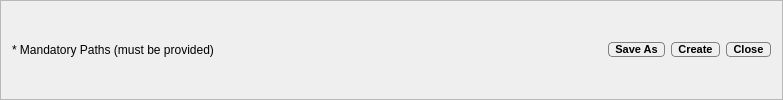
       <widget class="QFrame" name="end_frame">
        <property name="frameShape">
         <enum>QFrame::StyledPanel</enum>
        </property>
        <property name="frameShadow">
         <enum>QFrame::Raised</enum>
        </property>
        <layout class="QHBoxLayout" name="horizontalLayout">
         <item>
          <widget class="QLabel" name="label_2">
           <property name="text">
            <string>* Mandatory Paths (must be provided)</string>
           </property>
          </widget>
         </item>
         <item>
          <widget class="QLabel" name="sel_test_info_label">
           <property name="text">
            <string/>
           </property>
          </widget>
         </item>
         <item>
          <spacer name="horizontalSpacer_3">
           <property name="orientation">
            <enum>Qt::Horizontal</enum>
           </property>
           <property name="sizeHint" stdset="0">
            <size>
             <width>375</width>
             <height>13</height>
            </size>
           </property>
          </spacer>
         </item>
         <item>
          <widget class="QPushButton" name="save_as_pushbutton">
           <property name="font">
            <font>
             <pointsize>8</pointsize>
             <weight>75</weight>
             <bold>true</bold>
            </font>
           </property>
           <property name="toolTip">
            <string>&lt;html&gt;&lt;head/&gt;&lt;body&gt;&lt;p&gt;Save changes in a new file&lt;/p&gt;&lt;/body&gt;&lt;/html&gt;</string>
           </property>
           <property name="styleSheet">
            <string notr="true">border: 1px solid grey;
border-radius: 4;</string>
           </property>
           <property name="text">
            <string>  Save As  </string>
           </property>
          </widget>
         </item>
         <item>
          <widget class="QPushButton" name="save_pushbutton">
           <property name="font">
            <font>
             <pointsize>8</pointsize>
             <weight>75</weight>
             <bold>true</bold>
            </font>
           </property>
           <property name="toolTip">
            <string>&lt;html&gt;&lt;head/&gt;&lt;body&gt;&lt;p&gt;Create configuration file based on paths provided.&lt;/p&gt;&lt;/body&gt;&lt;/html&gt;</string>
           </property>
           <property name="styleSheet">
            <string notr="true">border: 1px solid grey;
border-radius: 4;</string>
           </property>
           <property name="text">
            <string>  Create  </string>
           </property>
          </widget>
         </item>
         <item>
          <widget class="QPushButton" name="close_pushbutton">
           <property name="font">
            <font>
             <pointsize>8</pointsize>
             <weight>75</weight>
             <bold>true</bold>
            </font>
           </property>
           <property name="toolTip">
            <string>&lt;html&gt;&lt;head/&gt;&lt;body&gt;&lt;p&gt;Exit&lt;/p&gt;&lt;/body&gt;&lt;/html&gt;</string>
           </property>
           <property name="styleSheet">
            <string notr="true">border: 1px solid grey;
border-radius: 4;</string>
           </property>
           <property name="text">
            <string>  Close  </string>
           </property>
          </widget>
         </item>
        </layout>
       </widget>
